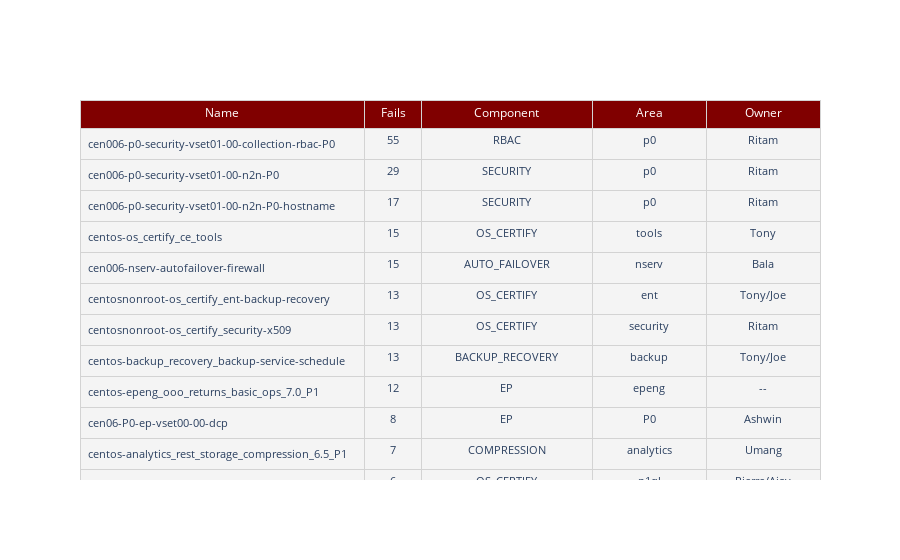

The notebook cell this image was saved under:
### Code cell
top_25_query = 'select url || to_string(build_id) as `joburl`,name,failCount,component,SPLIT(REPLACE(REPLACE(REPLACE(SPLIT(name,"-")[1], "os_certify_ce_", ""), "ipv6_", ""), "os_certify_", ""), "_")[0] as area,result from server where `build`=$version and lower(os)="centos" order by failCount desc limit 25'
top_25_failures = run_query(query=top_25_query, param={'$version': f'"{release}-{current_build}"'})

data_top_t25 = pd.DataFrame(top_25_failures['results'])

owners_data = []
for area in data_top_t25.area:
    if area in owners:
        owners_data.append(owners[f'{area}'])
    else:
        owners_data.append("--")
        
def make_clickable(url, name):
    return '<a href="{}"target="_blank">{}</a>'.format(url,name)

data_top_t25['job'] = data_top_t25.apply(lambda x: make_clickable(x['joburl'], x['name']), axis=1)
data_top_t25 = data_top_t25.drop('joburl', axis=1)


table_t25_failures = go.Figure(data=[go.Table(
    columnwidth=(0.5, 0.10, 0.3, 0.2, 0.2),
    header = dict(values = ["Name", "Fails", "Component", "Area", "Owner"], fill_color = 'maroon', font=dict(color='white'), line_color='lightgray'),
    cells = dict(values = [data_top_t25.job, data_top_t25.failCount, data_top_t25.component, data_top_t25.area, owners_data], align=['left', 'center', 'center', 'center', 'center'], line_color='lightgray', fill_color='#F4F4F4', font=dict(size=11))
)])

table_t25_failures.update_layout(height=1000)

table_t25_failures.show()

### Figure 1 — Plotly figure (JSON) as saved in the notebook; plotly's stock layout.template omitted (floating-point values rounded to 4 significant figures)
{"data": [{"cells": {"align": ["left", "center", "center", "center", "center"], "fill": {"color": "#F4F4F4"}, "font": {"size": 11}, "line": {"color": "lightgray"}, "values": [["<a href=\"http://qa.sc.couchbase.com/job/cen006-p0-security-vset01-00-collection-rbac-P0/124\"target=\"_blank\">cen006-p0-security-vset01-00-collection-rbac-P0</a>", "<a href=\"http://qa.sc.couchbase.com/job/cen006-p0-security-vset01-00-n2n-P0/210\"target=\"_blank\">cen006-p0-security-vset01-00-n2n-P0</a>", "<a href=\"http://qa.sc.couchbase.com/job/cen006-p0-security-vset01-00-n2n-P0-hostname/159\"target=\"_blank\">cen006-p0-security-vset01-00-n2n-P0-hostname</a>", "<a href=\"http://qa.sc.couchbase.com/job/test_suite_executor/343888\"target=\"_blank\">centos-os_certify_ce_tools</a>", "<a href=\"http://qa.sc.couchbase.com/job/cen006-nserv-autofailover-firewall/555\"target=\"_blank\">cen006-nserv-autofailover-firewall</a>", "<a href=\"http://qa.sc.couchbase.com/job/test_suite_executor/344177\"target=\"_blank\">centosnonroot-os_certify_ent-backup-recovery</a>", "<a href=\"http://qa.sc.couchbase.com/job/test_suite_executor/344187\"target=\"_blank\">centosnonroot-os_certify_security-x509</a>", "<a href=\"http://qa.sc.couchbase.com/job/test_suite_executor/344327\"target=\"_blank\">centos-backup_recovery_backup-service-schedule</a>", "<a href=\"http://qa.sc.couchbase.com/job/test_suite_executor-TAF/114586\"target=\"_blank\">centos-epeng_ooo_returns_basic_ops_7.0_P1</a>", "<a href=\"http://qa.sc.couchbase.com/job/cen06-P0-ep-vset00-00-dcp/1131\"target=\"_blank\">cen06-P0-ep-vset00-00-dcp</a>", "<a href=\"http://qa.sc.couchbase.com/job/test_suite_executor-jython/17483\"target=\"_blank\">centos-analytics_rest_storage_compression_6.5_P1</a>", "<a href=\"http://qa.sc.couchbase.com/job/test_suite_executor/344075\"target=\"_blank\">centos-os_certify_ce_n1ql</a>", "<a href=\"http://qa.sc.couchbase.com/job/test_suite_executor/343560\"target=\"_blank\">centos-upgrade_new-with-services-from-650_1</a>", "<a href=\"http://qa.sc.couchbase.com/job/test_suite_executor-TAF/112847\"target=\"_blank\">centos-collections_auto_retry_failed_rebalance_7.0_P1</a>", "<a href=\"http://qa.sc.couchbase.com/job/test_suite_executor/343400\"target=\"_blank\">centos-nserv_nserv-rebalanceinout_P0_Set1_compression</a>", "<a href=\"http://cv.jenkins.couchbase.com/view/scheduled-unit-tests/job/unit-simple-test/31988\"target=\"_blank\">centos7_unit-simple-test</a>", "<a href=\"http://qa.sc.couchbase.com/job/test_suite_executor/344133\"target=\"_blank\">centos-ephemeral_2i-recovery-query-index-ephemeral</a>", "<a href=\"http://qa.sc.couchbase.com/job/test_suite_executor/344161\"target=\"_blank\">centos-ipv6_xdcr</a>", "<a href=\"http://qa.sc.couchbase.com/job/test_suite_executor-TAF/112940\"target=\"_blank\">centos-nserv_scalable_stats_cbcollect_7.0_P1</a>", "<a href=\"http://qa.sc.couchbase.com/job/test_suite_executor-TAF/112850\"target=\"_blank\">centos-collections_quorum_loss_failover_7.0_P1</a>", "<a href=\"http://qa.sc.couchbase.com/job/test_suite_executor-TAF/112899\"target=\"_blank\">centos-query_N1qltxn_ephemeral</a>", "<a href=\"http://qa.sc.couchbase.com/job/test_suite_executor/344266\"target=\"_blank\">centos-fts_upgrade_7.x_P1</a>", "<a href=\"http://qa.sc.couchbase.com/job/test_suite_executor/344217\"target=\"_blank\">centos-xdcr_lww-p1</a>", "<a href=\"http://qa.sc.couchbase.com/job/test_suite_executor-TAF/112204\"target=\"_blank\">centos-collections_rebalance_cluster_ram_update_7.0_P1</a>", "<a href=\"http://qa.sc.couchbase.com/job/test_suite_executor/344153\"target=\"_blank\">centos-2i_collections-rollback-recovery</a>"], [55, 29, 17, 15, 15, 13, 13, 13, 12, 8, 7, 6, 6, 5, 5, 5, 5, 5, 5, 5, 5, 4, 4, 4, 4], ["RBAC", "SECURITY", "SECURITY", "OS_CERTIFY", "AUTO_FAILOVER", "OS_CERTIFY", "OS_CERTIFY", "BACKUP_RECOVERY", "EP", "EP", "COMPRESSION", "OS_CERTIFY", "UPGRADE", "COLLECTIONS", "COMPRESSION", "UNIT", "EPHEMERAL", "IPV6", "NSERV", "COLLECTIONS", "EPHEMERAL", "FTS", "GOXDCR", "COLLECTIONS", "COLLECTIONS"], ["p0", "p0", "p0", "tools", "nserv", "ent", "security", "backup", "epeng", "P0", "analytics", "n1ql", "upgrade", "collections", "nserv", "simple", "ephemeral", "xdcr", "nserv", "collections", "query", "fts", "xdcr", "collections", "2i"], ["Ritam", "Ritam", "Ritam", "Tony", "Bala", "Tony/Joe", "Ritam", "Tony/Joe", "--", "Ashwin", "Umang", "Pierre/Ajay", "Evgeny", "--", "Bala", "--", "--", "Pavithra", "Bala", "--", "Evgeny", "Evgeny", "Pavithra", "--", "Hemant"]]}, "columnwidth": [0.5, 0.1, 0.3, 0.2, 0.2], "header": {"fill": {"color": "maroon"}, "font": {"color": "white"}, "line": {"color": "lightgray"}, "values": ["Name", "Fails", "Component", "Area", "Owner"]}, "type": "table"}], "layout": {"autosize": true}}
